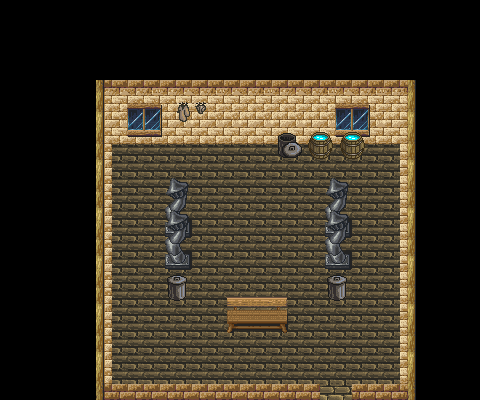

The image is a tile-based game level rendered from a .tmx file. Its description and source (layers, tilesets, objects; grid data summarised) follow:
An orthogonal 30x25 tile map with 16x16 px tiles, 3 tile layers (Kachelebene 1, barriere1, barriere2) and 25 objects.

<map version="1.0" orientation="orthogonal" renderorder="right-down" width="30" height="25" tilewidth="16" tileheight="16" nextobjectid="61">
 <tileset firstgid="1" name="town" tilewidth="16" tileheight="16" tilecount="1024" columns="32">
  <image source="tilesets/town.png" width="512" height="512" />
 </tileset>
 <layer name="Kachelebene 1" width="30" height="25">
  <data>[750 cells, 400 non-empty, 32 distinct tile ids]</data>
 </layer>
 <layer name="barriere1" width="30" height="25">
  <data>[750 cells, 40 non-empty, 20 distinct tile ids]</data>
 </layer>
 <layer name="barriere2" width="30" height="25">
  <data>[750 cells, 52 non-empty, 36 distinct tile ids]</data>
 </layer>
 <objectgroup name="barrieren">
  <object id="18" x="96" y="80" width="320" height="64" />
  <object id="19" x="96" y="144" width="16" height="256" />
  <object id="20" x="112" y="384" width="208" height="16" />
  <object id="21" x="400" y="144" width="16" height="256" />
  <object id="22" x="352" y="384" width="48" height="16" />
  <object id="28" x="176" y="288" width="0.666667" height="0.666667">
   <ellipse />
  </object>
  <object id="30" x="160" y="272" width="32" height="32">
   <ellipse />
  </object>
  <object id="32" x="320" y="272" width="32" height="32">
   <ellipse />
  </object>
  <object id="36" x="272" y="128" width="32" height="32">
   <ellipse />
  </object>
  <object id="37" x="304" y="128" width="32" height="32">
   <ellipse />
  </object>
  <object id="38" x="336" y="128" width="32" height="32">
   <ellipse />
  </object>
  <object id="41" x="160" y="176" width="32" height="32">
   <ellipse />
  </object>
  <object id="42" x="160" y="240" width="32" height="32">
   <ellipse />
  </object>
  <object id="43" x="320" y="176" width="32" height="32">
   <ellipse />
  </object>
  <object id="44" x="320" y="240" width="32" height="32">
   <ellipse />
  </object>
  <object id="45" x="160" y="192" width="32" height="64" />
  <object id="46" x="320" y="192" width="32" height="64" />
  <object id="47" x="226.75" y="297" width="61.25" height="39" />
 </objectgroup>
 <objectgroup name="enemyHumanoid">
  <properties>
   <property name="typ" value="raider-1" />
  </properties>
  <object id="54" x="128" y="320" width="16" height="16">
   <properties>
    <property name="typ" value="raider-1" />
   </properties>
  </object>
  <object id="56" x="208" y="208" width="16" height="16">
   <properties>
    <property name="typ" value="raider-2" />
   </properties>
  </object>
  <object id="57" x="288" y="240" width="16" height="16">
   <properties>
    <property name="typ" value="raider-1" />
   </properties>
  </object>
  <object id="58" x="368" y="192" width="16" height="16">
   <properties>
    <property name="typ" value="raider-1" />
   </properties>
  </object>
 </objectgroup>
 <objectgroup name="startpunkt">
  <object id="7" x="320" y="368" width="16" height="16">
   <properties>
    <property name="start" value="haus1" />
   </properties>
  </object>
 </objectgroup>
 <objectgroup name="areaborder">
  <object id="8" x="320" y="400" width="32">
   <properties>
    <property name="ausgang" value="haus1" />
    <property name="nextMap" value="2" />
   </properties>
  </object>
 </objectgroup>
 <objectgroup name="schatztruhen">
  <object id="51" x="224" y="144" width="16" height="16">
   <properties>
    <property name="Inhalt" value="ruestung1" />
    <property name="typ" value="1" />
   </properties>
  </object>
 </objectgroup>
</map>
